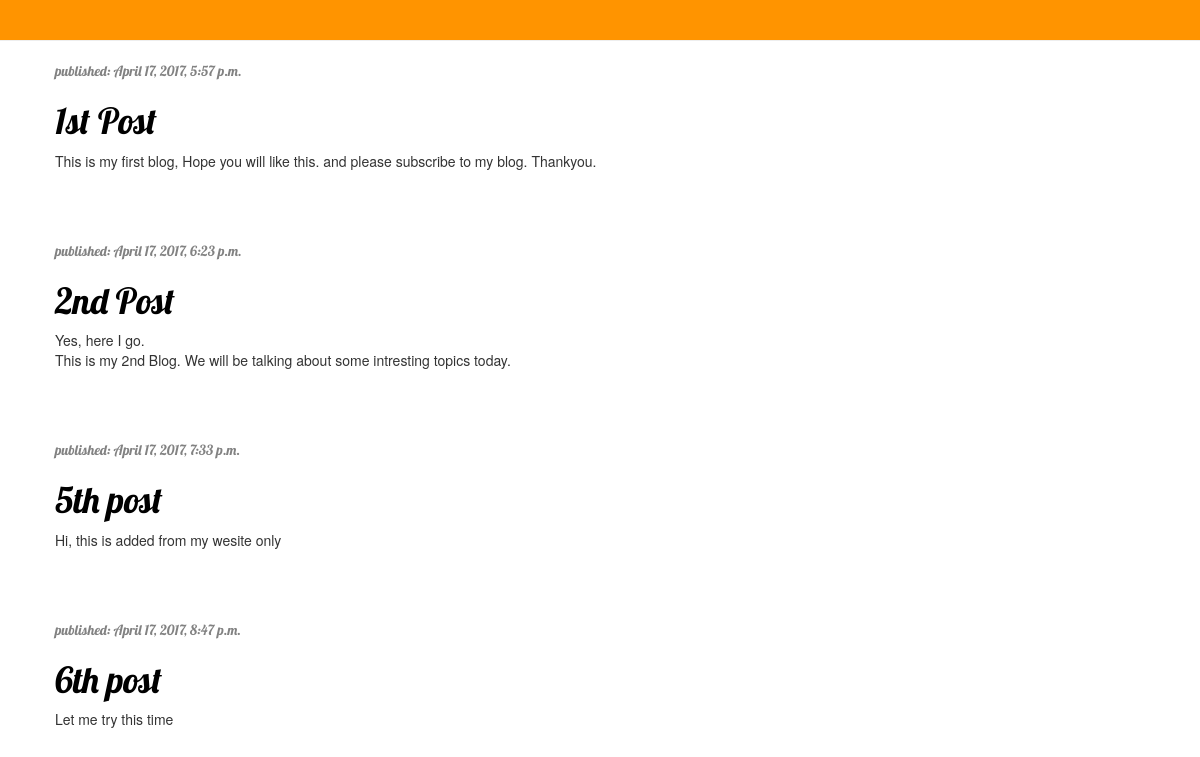
The page / on the database its author committed.
### blog/models.py (models this page shows, shortened)
class Post(models.Model):
    author = models.ForeignKey('auth.User')
    title = models.CharField(max_length=200)
    text = models.TextField()
    created_date = models.DateTimeField(
            default=timezone.now)
    published_date = models.DateTimeField(
            blank=True, null=True)

### blog/views.py (the view)
# urls.py: url(r'^$', views.post_list, name='post_list'),
def post_list(request):
    posts = Post.objects.filter(published_date__lte=timezone.now()).order_by('published_date')
    return render(request, 'blog/post_list.html', {'posts': posts})

### blog/templates/blog/post_list.html (shortened to what this page needs)
{% extends 'blog/base.html' %}
{% load staticfiles %}
                        {% block content %}
                        {% for post in posts %}
                            <div class="post">
                                <div class="date">
                                    <p>published: {{ post.published_date }}</p>
                                </div>
                                    <h1><a href="{% url 'post_detail' pk=post.pk %}">{{ post.title }}</a></h1>
                                    <p>{{ post.text|linebreaksbr }}</p>
                            </div>
                        {% endfor %}
                        {% endblock %}

### blog/templates/blog/base.html (shortened to what this page needs)
{% load staticfiles %}
<html>
    <head>
        <link rel="stylesheet" href="//maxcdn.bootstrapcdn.com/bootstrap/3.2.0/css/bootstrap.min.css">
        <link rel="stylesheet" href="//maxcdn.bootstrapcdn.com/bootstrap/3.2.0/css/bootstrap-theme.min.css">
        <link rel="stylesheet" href="{% static 'css/blog.css' %}">
            <body>
                <div class="page-header">
                </div>
                <div class="content container">
                    <div class="row">
                        <div class="col-md-8">
                            {% block content %}
                            {% endblock %}
                        </div>
                    </div>
                </div>
            </body>
    </head>
</html

### blog/static/css/blog.css (style rules this page uses)
h1 a { color: #FCA205; font-family: 'Lobster'; }
.page-header { background-color: #ff9400; margin-top: 0; padding: 20px 20px 20px 40px; }
.content { margin-left: 40px; }
h1, h2, h3, h4 { font-family: 'Lobster', cursive; }
.date { color: #828282; font-family: 'Lobster'; }
.post { margin-bottom: 70px; }
.post h1 a, .post h1 a:visited { color: #000000; }

### rows shown on the page
Post: published_date "April 17, 2017, 5:57 p.m.", title "1st Post", text "This is my first blog, Hope you will like this. and please subscribe to my blog. Thankyou."
Post: published_date "April 17, 2017, 6:23 p.m.", title "2nd Post", text "Yes, here I go. This is my 2nd Blog. We will be talking about some intresting topics today."
Post: published_date "April 17, 2017, 7:33 p.m.", title "5th post", text "Hi, this is added from my wesite only"
Post: published_date "April 17, 2017, 8:47 p.m.", title "6th post", text "Let me try this time"
